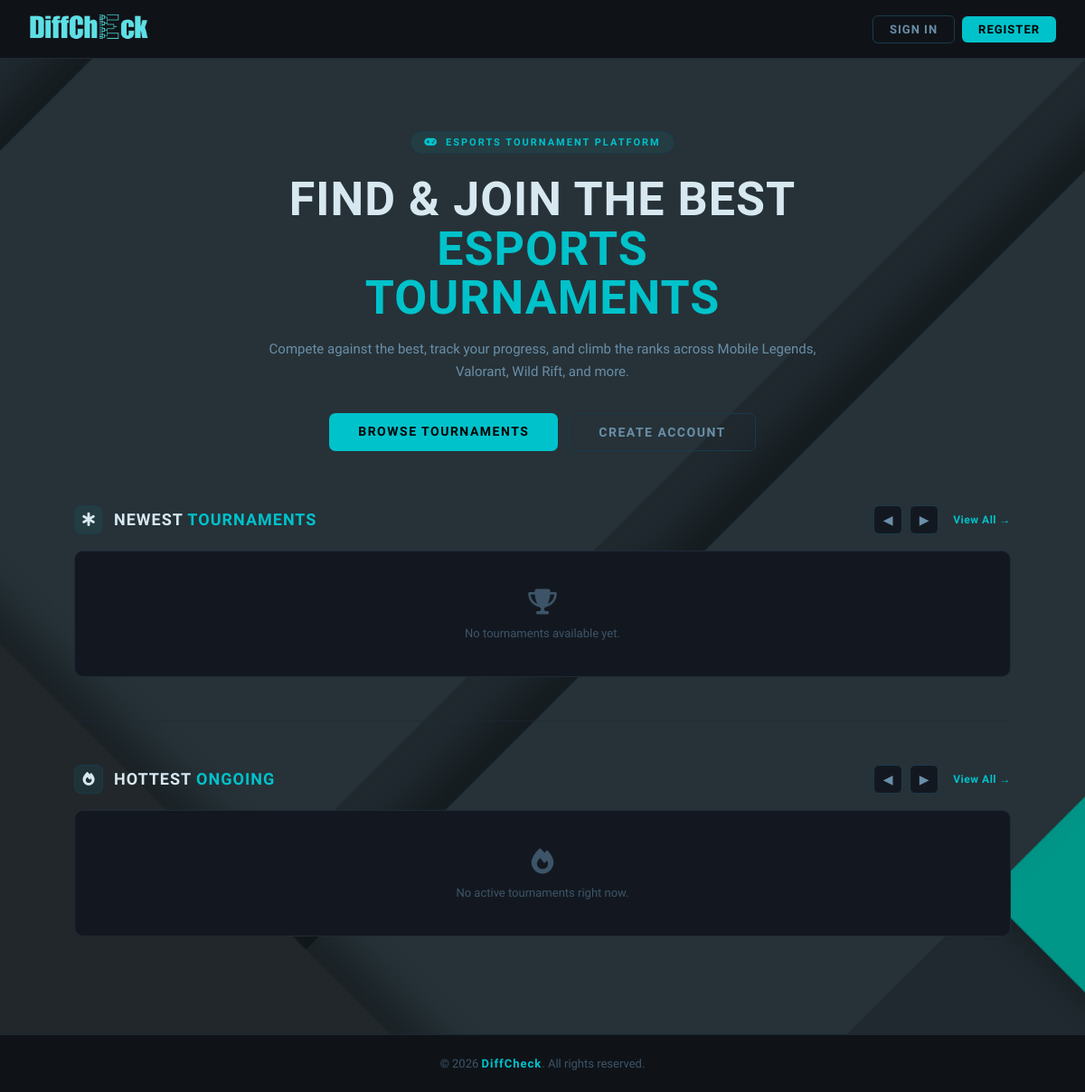
/, run on an earlier commit of the app's database.
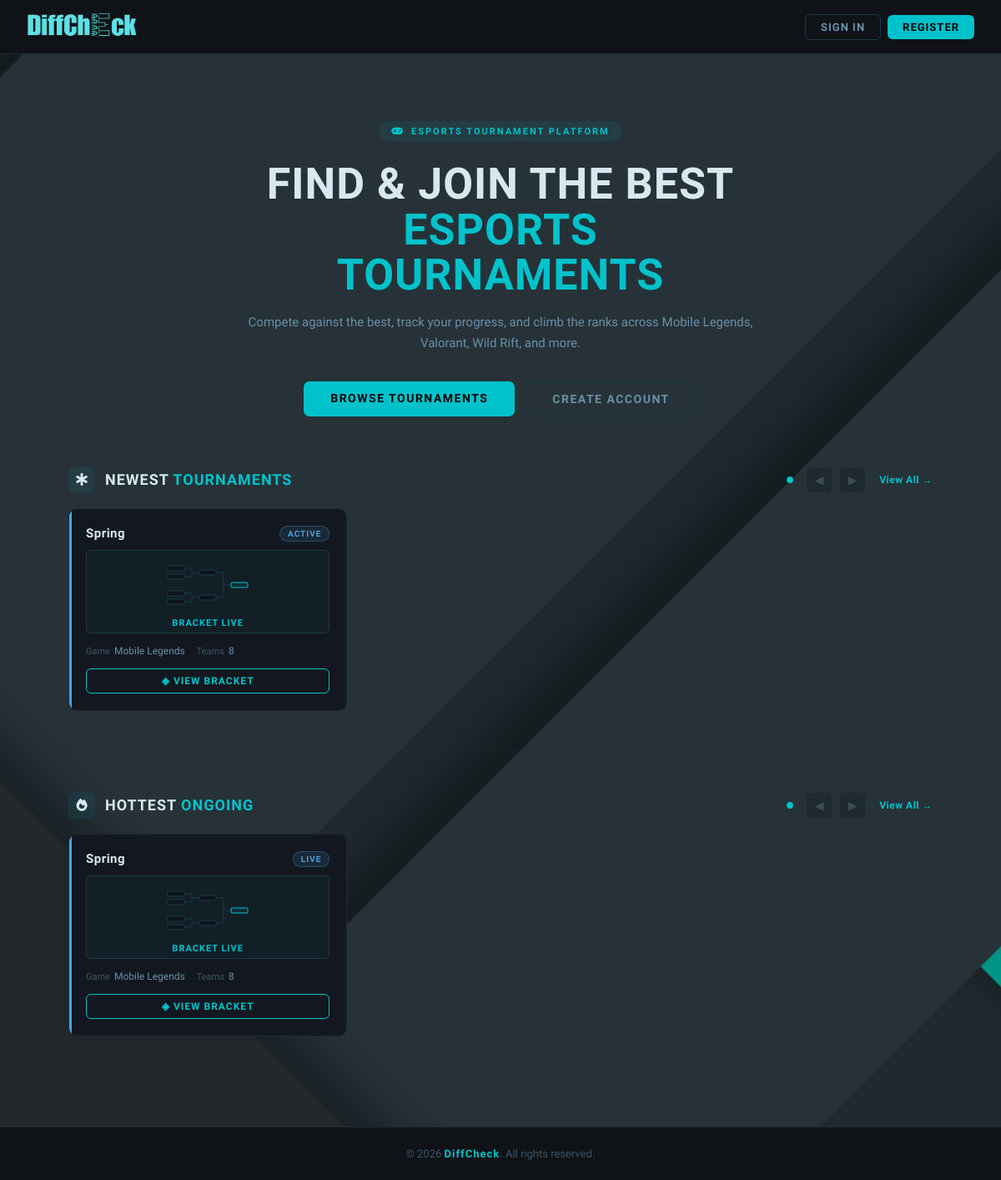
And on a later commit of the database.
### tables this page shows
CREATE TABLE `tournaments` (
  `id` int(11) NOT NULL,
  `organizer_id` int(11) NOT NULL,
  `name` varchar(100) NOT NULL,
  `game` enum('Mobile Legends','Wild Rift','Honor of Kings','Valorant') NOT NULL,
  `max_teams` int(11) NOT NULL CHECK (`max_teams` <= 16),
  `created_at` timestamp NOT NULL DEFAULT current_timestamp(),
  `is_deleted` tinyint(1) DEFAULT 0,
  `status` enum('pending','active','completed') DEFAULT 'pending',
  `description` varchar(300) DEFAULT ''
);

### index.php (the view, shortened to what this page needs)
<?php
include('db.php');
$newest_query = mysqli_query($conn, "SELECT * FROM tournaments WHERE is_deleted=0 ORDER BY created_at DESC LIMIT 5");
$hottest_query = mysqli_query($conn, "SELECT * FROM tournaments WHERE is_deleted=0 AND status='active' LIMIT 5");
$newest = [];
while ($t = mysqli_fetch_assoc($newest_query)) $newest[] = $t;
$hottest = [];
while ($t = mysqli_fetch_assoc($hottest_query)) $hottest[] = $t;
?>
<!DOCTYPE html>
<html lang="en">
<head>
    <link rel="stylesheet" href="https://cdnjs.cloudflare.com/ajax/libs/font-awesome/6.5.0/css/all.min.css">
</head>
<body>
<header class="topbar">
    <div class="topbar-left">
        <img src="pic/DiffcheckLogoNoBG.png" alt="DiffCheck Logo" class="logo-image">
    </div>
    <div class="topbar-right">
        <?php if (!isset($_SESSION['user_id'])): ?>
            <a href="login.php" class="btn-login">Sign In</a>
            <a href="register.php" class="btn-register">Register</a>
        <?php endif; ?>
    </div>
</header>
<div class="hero">
    <div class="hero-eyebrow"><i class="fa-solid fa-gamepad"></i> Esports Tournament Platform</div>
    <h1>Find & Join the Best<br><span>Esports Tournaments</span></h1>
    <p>Compete against the best, track your progress, and climb the ranks across Mobile Legends, Valorant, Wild Rift, and more.</p>
    <div class="hero-btns">
        <a href="tournaments.php" class="btn-hero-primary">Browse Tournaments</a>
        <?php if (!isset($_SESSION['user_id'])): ?>
        <a href="register.php" class="btn-hero-secondary">Create Account</a>
        <?php endif; ?>
    </div>
</div>
<div class="page">
    <div class="section-head">
        <div class="section-head-left">
            <div class="section-icon"><i class="fa-solid fa-star-of-life"></i></div>
            <div class="section-title">Newest <span>Tournaments</span></div>
        </div>
        <div style="display:flex;align-items:center;gap:16px;">
            <div class="carousel-dots" id="newestDots"></div>
            <div class="carousel-nav">
                <button class="carousel-btn" id="newestPrev">◀</button>
                <button class="carousel-btn" id="newestNext">▶</button>
            </div>
            <a href="tournaments.php" class="section-view-all">View All →</a>
        </div>
    </div>
    <?php if (count($newest) > 0): ?>
    <div class="carousel-wrap">
        <div class="carousel-track-outer">
            <div class="carousel-track" id="newestTrack">
                <?php foreach ($newest as $t): ?>
                <div class="t-card status-<?php echo $t['status']; ?>">
                    <div class="t-card-top">
                        <div class="t-name"><?php echo htmlspecialchars($t['name']); ?></div>
                        <span class="status-chip chip-<?php echo $t['status']; ?>"><?php echo strtoupper($t['status']); ?></span>
                    </div>
                    <?php if ($t['status'] === 'pending'): ?>
                        <div class="bracket-preview">
                            <svg viewBox="0 0 24 24" fill="none" stroke="currentColor" stroke-width="2" stroke-linecap="round" stroke-linejoin="round">
                                <rect x="3" y="3" width="18" height="18" rx="2" ry="2" stroke-dasharray="4 4"></rect>
                            </svg>
                            <span class="bp-text">Awaiting Bracket</span>
                        </div>
                    <?php else: ?>
                        <div class="bracket-preview generated">
                            <span class="bp-text">BRACKET LIVE</span>
                        </div>
                    <?php endif; ?>
                    <div class="t-meta">
                        <div class="t-meta-item"><span class="lbl">Game</span><?php echo htmlspecialchars($t['game']); ?></div>
                        <div class="t-meta-item"><span class="lbl">Teams</span><?php echo $t['max_teams']; ?></div>
                    </div>
                    <a href="view_tournament.php?id=<?php echo $t['id']; ?>" class="btn-card <?php echo $t['status'] === 'pending' ? 'solid' : ''; ?>">
                        <?php echo $t['status'] === 'pending' ? '✚ Register' : '◈ View Bracket'; ?>
                    </a>
                </div>
                <?php endforeach; ?>
            </div>
        </div>
    </div>
    <?php else: ?>
    <div class="empty-carousel" style="margin-bottom:48px;">
        <div class="icon"><i class="fa-solid fa-trophy"></i></div>
        <p>No tournaments available yet.</p>
    </div>
    <?php endif; ?>
    <div class="section-divider"></div>
    <div class="section-head">
        <div class="section-head-left">
            <div class="section-icon"><i class="fa-solid fa-fire"></i></div>
            <div class="section-title">Hottest <span>Ongoing</span></div>
        </div>
        <div style="display:flex;align-items:center;gap:16px;">
            <div class="carousel-dots" id="hottestDots"></div>
            <div class="carousel-nav">
                <button class="carousel-btn" id="hottestPrev">◀</button>
                <button class="carousel-btn" id="hottestNext">▶</button>
            </div>
            <a href="tournaments.php?status=active" class="section-view-all">View All →</a>
        </div>
    </div>
    <?php if (count($hottest) > 0): ?>
    <div class="carousel-wrap">
        <div class="carousel-track-outer">
            <div class="carousel-track" id="hottestTrack">
                <?php foreach ($hottest as $t): ?>
                <div class="t-card status-active">
                    <div class="t-card-top">
                        <div class="t-name"><?php echo htmlspecialchars($t['name']); ?></div>
                        <span class="status-chip chip-active">LIVE</span>
                    </div>
                    <div class="bracket-preview generated">
                        <span class="bp-text">BRACKET LIVE</span>
                    </div>
                    <div class="t-meta">
                        <div class="t-meta-item"><span class="lbl">Game</span><?php echo htmlspecialchars($t['game']); ?></div>
                        <div class="t-meta-item"><span class="lbl">Teams</span><?php echo $t['max_teams']; ?></div>
                    </div>
                    <a href="view_tournament.php?id=<?php echo $t['id']; ?>" class="btn-card">◈ View Bracket</a>
                </div>
                <?php endforeach; ?>
            </div>
        </div>
    </div>
    <?php else: ?>
    <div class="empty-carousel" style="margin-bottom:48px;">
        <div class="icon"><i class="fa-solid fa-fire"></i></div>
        <p>No active tournaments right now.</p>
    </div>
    <?php endif; ?>
</div>
</body>
<footer style="text-align: center; padding: 24px; border-top: 1px solid #1e2a38; color: #3d5468; font-size: 13px; font-weight: 500; background: #0f1318; margin-top: auto; flex-shrink: 0;">
    &copy; 2026 <span style="color: #00c2cb; font-weight: 700; font-family: 'Rajdhani', sans-serif; letter-spacing: 1px;">DiffCheck</span>. All rights reserved.
</footer>
</html>

What changed in the data, as far as the page shows it:
added tournaments: name "Spring", status "ACTIVE", shows "BRACKET LIVE", game "Mobile Legends", max_teams "8", shows "◈ VIEW BRACKET"
Also different on the page:
text no longer shown: "No tournaments available yet. No active tournaments right now."
